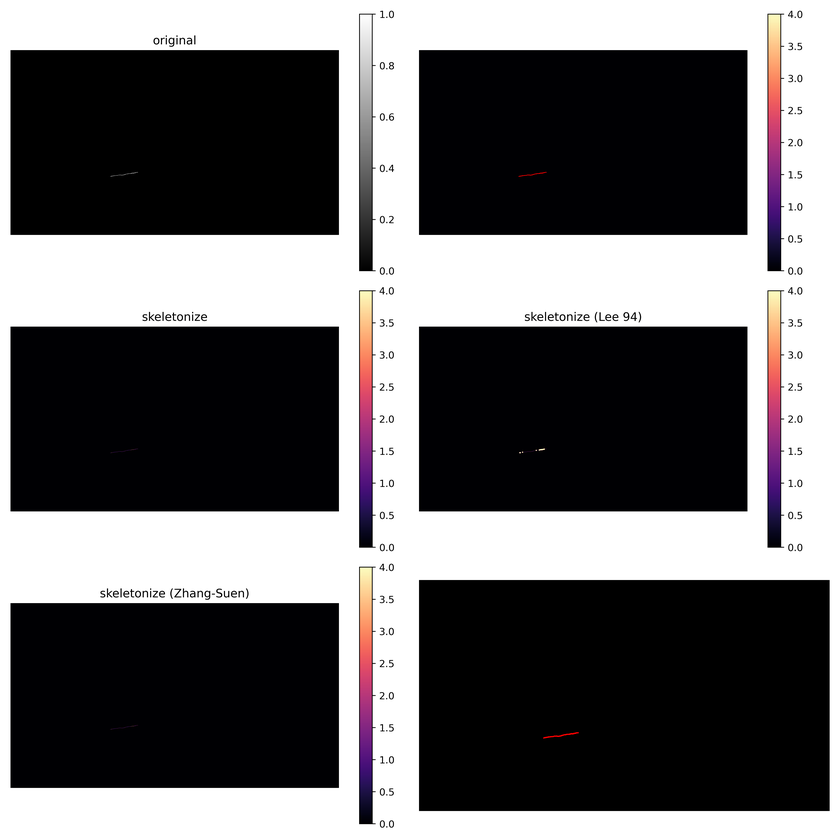
#> input picture tools/all_0032.png, 840 x 840 px, shrunk from 6000 x 6000 before the run, given in place of all_0032.jpg, which was not available
$ jupyter execute --allow-errors '批量将rgb基于构件mask转为rgba.ipynb'
#> lines starting #> are read from the running program, lines starting #| are printed output that depends on the picture
#> further down, img_pil is the input picture: PIL image 840x840 RGBA; mean R, G, B, A 107.2, 105.8, 107.3, 255
[cell 1]
from PIL import Image
import os
import numpy as np
import cv2

[cell 2]
import os
import cv2
import numpy as np

mask_dir = '/home/ubunto/Project/konglx/pcd/2dgs/2d-gaussian-splatting-main/datasets/dalian_xinghaiwandaqiao_video_input_rgba/outputs/SegmentationClass'
img_dir = '/home/ubunto/Project/konglx/pcd/2dgs/2d-gaussian-splatting-main/datasets/dalian_xinghaiwandaqiao_video_input_rgba/outputs/JPEGImages'
save_dir = '/home/ubunto/Project/konglx/pcd/2dgs/2d-gaussian-splatting-main/datasets/dalian_xinghaiwandaqiao_video_input_rgba/images_rgba'
os.makedirs(save_dir, exist_ok=True)

from PIL import Image

# [19 lines of commented-out code are left out]
n = 0

#> (the rest of this cell did not finish here and is left out)

[cell 3]
from matplotlib import pyplot as plt

demo_dir = '/home/ubunto/Project/konglx/pcd/2dgs/2d-gaussian-splatting-main/datasets/beijing_baigeqiao_video_input_to_rgb_to_rgba/images/0001.png'
demo_pil = Image.open(demo_dir)
print(demo_pil.mode)
#| RGBA
demo_pil_np = np.array(demo_pil)
print(demo_pil_np.shape, np.max(demo_pil_np[:, :, 3]), np.min(demo_pil_np[:, :, 3]))
#| (840, 840, 4) 255 255

plt.imshow(demo_pil_np[:, :, 3])
demo_pil_np[:, :, 3]
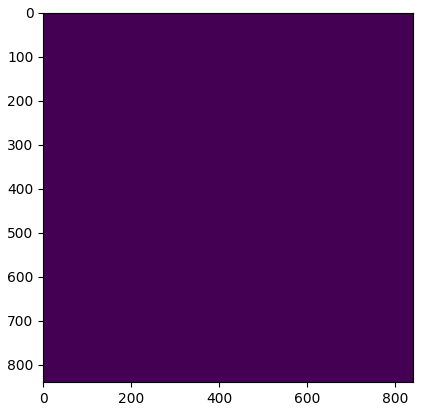
#> figure drawn by matplotlib, 1 panel


$ run again, on tools/boundary_0032_medial_axis.png
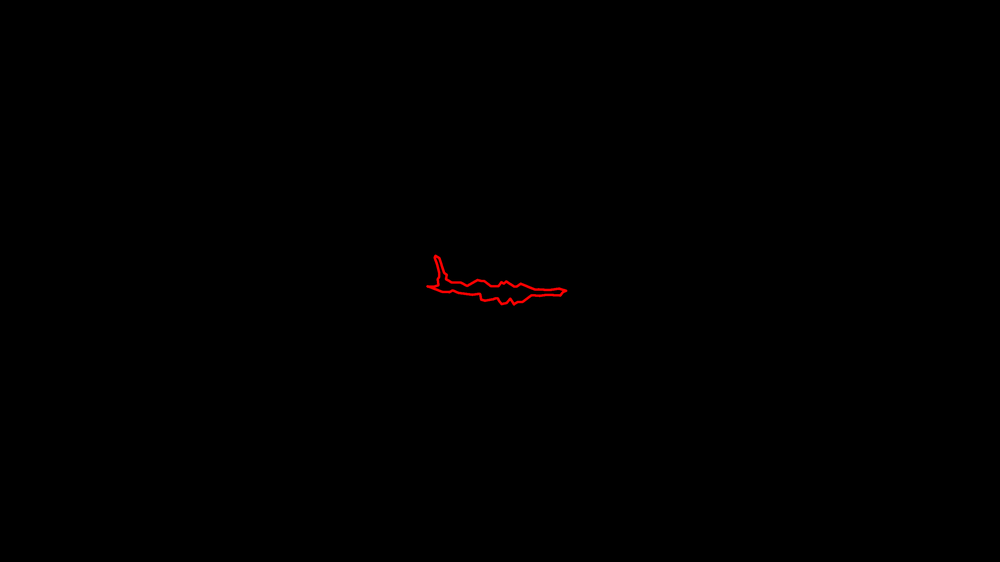
#> input picture tools/boundary_0032_medial_axis.png, 1000 x 562 px, shrunk from 2932 x 1649 before the run, given in place of boundary_0032_medial_axis.jpg, which was not available
#> img_pil is the input picture: PIL image 1000x562 RGBA; mean R, G, B, A 0.4, 0, 0, 255
#| RGBA
#| (562, 1000, 4) 255 255
#> `[cell 3] from matplotlib import pyplot as plt  demo_dir = '/home/ubunt..`:
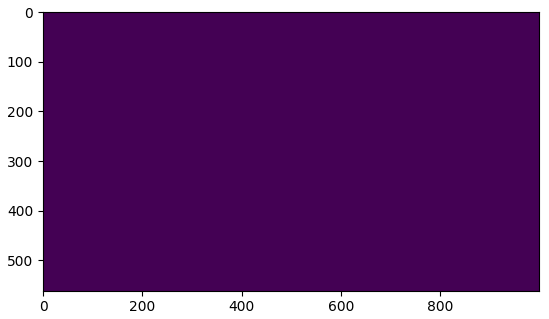
#> figure drawn by matplotlib, 1 panel
